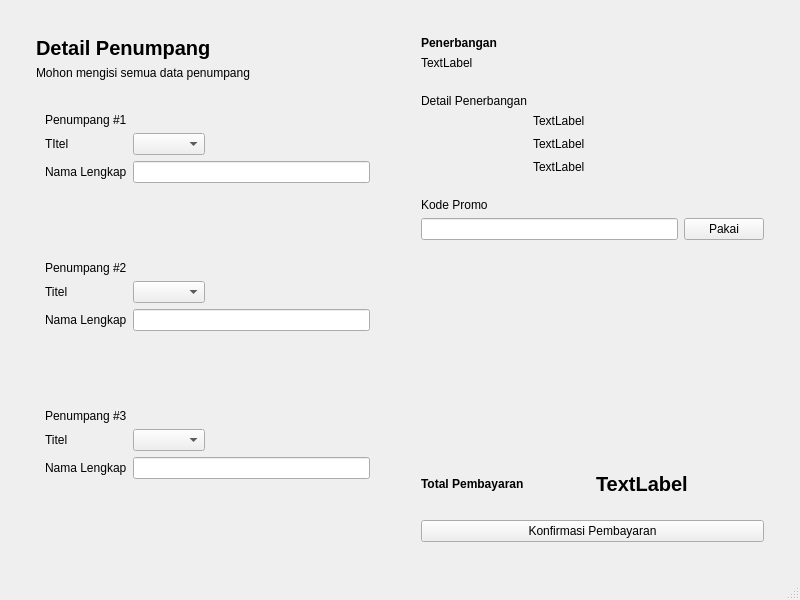
<?xml version="1.0" encoding="UTF-8"?>
<ui version="4.0">
 <class>MainWindow</class>
 <widget class="QMainWindow" name="MainWindow">
  <property name="geometry">
   <rect>
    <x>0</x>
    <y>0</y>
    <width>800</width>
    <height>600</height>
   </rect>
  </property>
  <property name="windowTitle">
   <string>MainWindow</string>
  </property>
  <widget class="QWidget" name="centralwidget">
   <layout class="QVBoxLayout" name="verticalLayout">
    <item>
     <widget class="QWidget" name="widget" native="true">
      <layout class="QHBoxLayout" name="horizontalLayout">
       <item>
        <widget class="QWidget" name="widget_2" native="true">
         <layout class="QVBoxLayout" name="verticalLayout_2">
          <item>
           <widget class="QWidget" name="widget_4" native="true">
            <property name="maximumSize">
             <size>
              <width>16777215</width>
              <height>100</height>
             </size>
            </property>
            <layout class="QVBoxLayout" name="verticalLayout_3">
             <item>
              <widget class="QLabel" name="label_2">
               <property name="sizePolicy">
                <sizepolicy hsizetype="Maximum" vsizetype="Maximum">
                 <horstretch>0</horstretch>
                 <verstretch>0</verstretch>
                </sizepolicy>
               </property>
               <property name="styleSheet">
                <string notr="true">font-weight: bold; font-size: 20px;</string>
               </property>
               <property name="text">
                <string>Detail Penumpang</string>
               </property>
              </widget>
             </item>
             <item>
              <widget class="QLabel" name="label">
               <property name="sizePolicy">
                <sizepolicy hsizetype="Maximum" vsizetype="Maximum">
                 <horstretch>0</horstretch>
                 <verstretch>0</verstretch>
                </sizepolicy>
               </property>
               <property name="text">
                <string>Mohon mengisi semua data penumpang</string>
               </property>
              </widget>
             </item>
            </layout>
           </widget>
          </item>
          <item>
           <widget class="QWidget" name="widget_5" native="true">
            <layout class="QVBoxLayout" name="verticalLayout_4">
             <item>
              <widget class="QWidget" name="widget_6" native="true">
               <layout class="QGridLayout" name="gridLayout">
                <item row="2" column="0">
                 <widget class="QLabel" name="label_5">
                  <property name="sizePolicy">
                   <sizepolicy hsizetype="Maximum" vsizetype="Maximum">
                    <horstretch>0</horstretch>
                    <verstretch>0</verstretch>
                   </sizepolicy>
                  </property>
                  <property name="text">
                   <string>Nama Lengkap</string>
                  </property>
                 </widget>
                </item>
                <item row="1" column="2">
                 <spacer name="horizontalSpacer_3">
                  <property name="orientation">
                   <enum>Qt::Orientation::Horizontal</enum>
                  </property>
                  <property name="sizeHint" stdset="0">
                   <size>
                    <width>40</width>
                    <height>20</height>
                   </size>
                  </property>
                 </spacer>
                </item>
                <item row="1" column="0">
                 <widget class="QLabel" name="label_3">
                  <property name="sizePolicy">
                   <sizepolicy hsizetype="Maximum" vsizetype="Maximum">
                    <horstretch>0</horstretch>
                    <verstretch>0</verstretch>
                   </sizepolicy>
                  </property>
                  <property name="text">
                   <string>TItel</string>
                  </property>
                 </widget>
                </item>
                <item row="0" column="0">
                 <widget class="QLabel" name="label_4">
                  <property name="sizePolicy">
                   <sizepolicy hsizetype="Maximum" vsizetype="Maximum">
                    <horstretch>0</horstretch>
                    <verstretch>0</verstretch>
                   </sizepolicy>
                  </property>
                  <property name="text">
                   <string>Penumpang #1</string>
                  </property>
                 </widget>
                </item>
                <item row="1" column="1">
                 <widget class="QComboBox" name="comboBox">
                  <property name="sizePolicy">
                   <sizepolicy hsizetype="Preferred" vsizetype="Fixed">
                    <horstretch>0</horstretch>
                    <verstretch>0</verstretch>
                   </sizepolicy>
                  </property>
                  <property name="maximumSize">
                   <size>
                    <width>150</width>
                    <height>16777215</height>
                   </size>
                  </property>
                 </widget>
                </item>
                <item row="3" column="0">
                 <spacer name="verticalSpacer_4">
                  <property name="orientation">
                   <enum>Qt::Orientation::Vertical</enum>
                  </property>
                  <property name="sizeHint" stdset="0">
                   <size>
                    <width>20</width>
                    <height>40</height>
                   </size>
                  </property>
                 </spacer>
                </item>
                <item row="2" column="1" colspan="2">
                 <widget class="QLineEdit" name="lineEdit">
                  <property name="sizePolicy">
                   <sizepolicy hsizetype="Expanding" vsizetype="Fixed">
                    <horstretch>0</horstretch>
                    <verstretch>0</verstretch>
                   </sizepolicy>
                  </property>
                  <property name="maximumSize">
                   <size>
                    <width>400</width>
                    <height>16777215</height>
                   </size>
                  </property>
                 </widget>
                </item>
               </layout>
              </widget>
             </item>
             <item>
              <widget class="QWidget" name="widget_8" native="true">
               <layout class="QGridLayout" name="gridLayout_2">
                <item row="3" column="0">
                 <widget class="QLabel" name="label_8">
                  <property name="sizePolicy">
                   <sizepolicy hsizetype="Maximum" vsizetype="Preferred">
                    <horstretch>0</horstretch>
                    <verstretch>0</verstretch>
                   </sizepolicy>
                  </property>
                  <property name="text">
                   <string>Nama Lengkap</string>
                  </property>
                 </widget>
                </item>
                <item row="1" column="1">
                 <widget class="QComboBox" name="comboBox_2">
                  <property name="maximumSize">
                   <size>
                    <width>150</width>
                    <height>16777215</height>
                   </size>
                  </property>
                 </widget>
                </item>
                <item row="0" column="0">
                 <widget class="QLabel" name="label_6">
                  <property name="sizePolicy">
                   <sizepolicy hsizetype="Maximum" vsizetype="Preferred">
                    <horstretch>0</horstretch>
                    <verstretch>0</verstretch>
                   </sizepolicy>
                  </property>
                  <property name="text">
                   <string>Penumpang #2</string>
                  </property>
                 </widget>
                </item>
                <item row="1" column="0">
                 <widget class="QLabel" name="label_7">
                  <property name="sizePolicy">
                   <sizepolicy hsizetype="Maximum" vsizetype="Preferred">
                    <horstretch>0</horstretch>
                    <verstretch>0</verstretch>
                   </sizepolicy>
                  </property>
                  <property name="text">
                   <string>Titel</string>
                  </property>
                 </widget>
                </item>
                <item row="1" column="2">
                 <spacer name="horizontalSpacer_2">
                  <property name="orientation">
                   <enum>Qt::Orientation::Horizontal</enum>
                  </property>
                  <property name="sizeHint" stdset="0">
                   <size>
                    <width>40</width>
                    <height>20</height>
                   </size>
                  </property>
                 </spacer>
                </item>
                <item row="4" column="0">
                 <spacer name="verticalSpacer_3">
                  <property name="orientation">
                   <enum>Qt::Orientation::Vertical</enum>
                  </property>
                  <property name="sizeHint" stdset="0">
                   <size>
                    <width>20</width>
                    <height>40</height>
                   </size>
                  </property>
                 </spacer>
                </item>
                <item row="3" column="1" colspan="2">
                 <widget class="QLineEdit" name="lineEdit_2">
                  <property name="sizePolicy">
                   <sizepolicy hsizetype="Expanding" vsizetype="Fixed">
                    <horstretch>0</horstretch>
                    <verstretch>0</verstretch>
                   </sizepolicy>
                  </property>
                  <property name="maximumSize">
                   <size>
                    <width>400</width>
                    <height>16777215</height>
                   </size>
                  </property>
                 </widget>
                </item>
               </layout>
              </widget>
             </item>
             <item>
              <widget class="QWidget" name="widget_7" native="true">
               <layout class="QGridLayout" name="gridLayout_3">
                <item row="2" column="0">
                 <widget class="QLabel" name="label_11">
                  <property name="text">
                   <string>Nama Lengkap</string>
                  </property>
                 </widget>
                </item>
                <item row="1" column="1">
                 <widget class="QComboBox" name="comboBox_3">
                  <property name="maximumSize">
                   <size>
                    <width>150</width>
                    <height>16777215</height>
                   </size>
                  </property>
                 </widget>
                </item>
                <item row="1" column="0">
                 <widget class="QLabel" name="label_10">
                  <property name="text">
                   <string>Titel</string>
                  </property>
                 </widget>
                </item>
                <item row="1" column="2">
                 <spacer name="horizontalSpacer">
                  <property name="orientation">
                   <enum>Qt::Orientation::Horizontal</enum>
                  </property>
                  <property name="sizeHint" stdset="0">
                   <size>
                    <width>40</width>
                    <height>20</height>
                   </size>
                  </property>
                 </spacer>
                </item>
                <item row="0" column="0">
                 <widget class="QLabel" name="label_9">
                  <property name="sizePolicy">
                   <sizepolicy hsizetype="Maximum" vsizetype="Preferred">
                    <horstretch>0</horstretch>
                    <verstretch>0</verstretch>
                   </sizepolicy>
                  </property>
                  <property name="text">
                   <string>Penumpang #3</string>
                  </property>
                 </widget>
                </item>
                <item row="3" column="0">
                 <spacer name="verticalSpacer_2">
                  <property name="orientation">
                   <enum>Qt::Orientation::Vertical</enum>
                  </property>
                  <property name="sizeHint" stdset="0">
                   <size>
                    <width>20</width>
                    <height>40</height>
                   </size>
                  </property>
                 </spacer>
                </item>
                <item row="2" column="1" colspan="2">
                 <widget class="QLineEdit" name="lineEdit_3">
                  <property name="sizePolicy">
                   <sizepolicy hsizetype="Preferred" vsizetype="Fixed">
                    <horstretch>0</horstretch>
                    <verstretch>0</verstretch>
                   </sizepolicy>
                  </property>
                  <property name="maximumSize">
                   <size>
                    <width>400</width>
                    <height>16777215</height>
                   </size>
                  </property>
                 </widget>
                </item>
               </layout>
              </widget>
             </item>
            </layout>
           </widget>
          </item>
         </layout>
        </widget>
       </item>
       <item>
        <widget class="QWidget" name="widget_3" native="true">
         <property name="sizePolicy">
          <sizepolicy hsizetype="Expanding" vsizetype="Preferred">
           <horstretch>0</horstretch>
           <verstretch>0</verstretch>
          </sizepolicy>
         </property>
         <property name="maximumSize">
          <size>
           <width>400</width>
           <height>16777215</height>
          </size>
         </property>
         <layout class="QVBoxLayout" name="verticalLayout_5">
          <item>
           <widget class="QWidget" name="widget_9" native="true">
            <layout class="QVBoxLayout" name="verticalLayout_6">
             <item>
              <widget class="QLabel" name="label_12">
               <property name="styleSheet">
                <string notr="true">font-weight: bold;</string>
               </property>
               <property name="text">
                <string>Penerbangan</string>
               </property>
              </widget>
             </item>
             <item>
              <widget class="QLabel" name="label_13">
               <property name="text">
                <string>TextLabel</string>
               </property>
              </widget>
             </item>
            </layout>
           </widget>
          </item>
          <item>
           <widget class="QWidget" name="widget_14" native="true">
            <layout class="QGridLayout" name="gridLayout_5">
             <item row="1" column="0">
              <widget class="QLabel" name="label_17">
               <property name="sizePolicy">
                <sizepolicy hsizetype="Maximum" vsizetype="Maximum">
                 <horstretch>0</horstretch>
                 <verstretch>0</verstretch>
                </sizepolicy>
               </property>
               <property name="maximumSize">
                <size>
                 <width>24</width>
                 <height>24</height>
                </size>
               </property>
               <property name="text">
                <string/>
               </property>
               <property name="pixmap">
                <pixmap>../../../../../../Documents/SOAL LKS 25/SOAL LKS 25/IT SOFTWARE SOLUTION/Resources/Icons/calendar-unselected-72.png</pixmap>
               </property>
               <property name="scaledContents">
                <bool>true</bool>
               </property>
              </widget>
             </item>
             <item row="0" column="0">
              <widget class="QLabel" name="label_14">
               <property name="text">
                <string>Detail Penerbangan</string>
               </property>
              </widget>
             </item>
             <item row="2" column="0">
              <widget class="QLabel" name="label_15">
               <property name="sizePolicy">
                <sizepolicy hsizetype="Maximum" vsizetype="Maximum">
                 <horstretch>0</horstretch>
                 <verstretch>0</verstretch>
                </sizepolicy>
               </property>
               <property name="maximumSize">
                <size>
                 <width>24</width>
                 <height>24</height>
                </size>
               </property>
               <property name="text">
                <string/>
               </property>
               <property name="pixmap">
                <pixmap>../../../../../../Documents/SOAL LKS 25/SOAL LKS 25/IT SOFTWARE SOLUTION/Resources/Icons/time-five-regular-72.png</pixmap>
               </property>
               <property name="scaledContents">
                <bool>true</bool>
               </property>
              </widget>
             </item>
             <item row="2" column="2">
              <spacer name="horizontalSpacer_4">
               <property name="orientation">
                <enum>Qt::Orientation::Horizontal</enum>
               </property>
               <property name="sizeHint" stdset="0">
                <size>
                 <width>40</width>
                 <height>20</height>
                </size>
               </property>
              </spacer>
             </item>
             <item row="2" column="1">
              <widget class="QLabel" name="label_22">
               <property name="sizePolicy">
                <sizepolicy hsizetype="Maximum" vsizetype="Preferred">
                 <horstretch>0</horstretch>
                 <verstretch>0</verstretch>
                </sizepolicy>
               </property>
               <property name="text">
                <string>TextLabel</string>
               </property>
              </widget>
             </item>
             <item row="3" column="0">
              <widget class="QLabel" name="label_16">
               <property name="sizePolicy">
                <sizepolicy hsizetype="Maximum" vsizetype="Preferred">
                 <horstretch>0</horstretch>
                 <verstretch>0</verstretch>
                </sizepolicy>
               </property>
               <property name="maximumSize">
                <size>
                 <width>24</width>
                 <height>24</height>
                </size>
               </property>
               <property name="text">
                <string/>
               </property>
               <property name="pixmap">
                <pixmap>../../../../../../Documents/SOAL LKS 25/SOAL LKS 25/IT SOFTWARE SOLUTION/Resources/Icons/group-regular-72.png</pixmap>
               </property>
               <property name="scaledContents">
                <bool>true</bool>
               </property>
              </widget>
             </item>
             <item row="1" column="1">
              <widget class="QLabel" name="label_21">
               <property name="sizePolicy">
                <sizepolicy hsizetype="Maximum" vsizetype="Preferred">
                 <horstretch>0</horstretch>
                 <verstretch>0</verstretch>
                </sizepolicy>
               </property>
               <property name="text">
                <string>TextLabel</string>
               </property>
              </widget>
             </item>
             <item row="3" column="1">
              <widget class="QLabel" name="label_23">
               <property name="sizePolicy">
                <sizepolicy hsizetype="Maximum" vsizetype="Preferred">
                 <horstretch>0</horstretch>
                 <verstretch>0</verstretch>
                </sizepolicy>
               </property>
               <property name="text">
                <string>TextLabel</string>
               </property>
              </widget>
             </item>
            </layout>
           </widget>
          </item>
          <item>
           <widget class="QWidget" name="widget_13" native="true">
            <layout class="QGridLayout" name="gridLayout_4">
             <item row="1" column="0">
              <widget class="QLineEdit" name="lineEdit_4"/>
             </item>
             <item row="1" column="1">
              <widget class="QPushButton" name="pushButton">
               <property name="text">
                <string>Pakai</string>
               </property>
              </widget>
             </item>
             <item row="0" column="0">
              <widget class="QLabel" name="label_18">
               <property name="text">
                <string>Kode Promo</string>
               </property>
              </widget>
             </item>
            </layout>
           </widget>
          </item>
          <item>
           <spacer name="verticalSpacer">
            <property name="orientation">
             <enum>Qt::Orientation::Vertical</enum>
            </property>
            <property name="sizeHint" stdset="0">
             <size>
              <width>20</width>
              <height>40</height>
             </size>
            </property>
           </spacer>
          </item>
          <item>
           <widget class="QWidget" name="widget_10" native="true">
            <property name="sizePolicy">
             <sizepolicy hsizetype="Preferred" vsizetype="Maximum">
              <horstretch>0</horstretch>
              <verstretch>0</verstretch>
             </sizepolicy>
            </property>
            <layout class="QHBoxLayout" name="horizontalLayout_2">
             <item>
              <widget class="QLabel" name="label_19">
               <property name="sizePolicy">
                <sizepolicy hsizetype="Preferred" vsizetype="Maximum">
                 <horstretch>0</horstretch>
                 <verstretch>0</verstretch>
                </sizepolicy>
               </property>
               <property name="styleSheet">
                <string notr="true">font-weight: bold;</string>
               </property>
               <property name="text">
                <string>Total Pembayaran</string>
               </property>
              </widget>
             </item>
             <item>
              <widget class="QLabel" name="label_20">
               <property name="sizePolicy">
                <sizepolicy hsizetype="Preferred" vsizetype="Maximum">
                 <horstretch>0</horstretch>
                 <verstretch>0</verstretch>
                </sizepolicy>
               </property>
               <property name="styleSheet">
                <string notr="true">font-weight: bold; font-size: 20px;</string>
               </property>
               <property name="text">
                <string>TextLabel</string>
               </property>
              </widget>
             </item>
            </layout>
           </widget>
          </item>
          <item>
           <widget class="QWidget" name="widget_11" native="true">
            <property name="sizePolicy">
             <sizepolicy hsizetype="Preferred" vsizetype="Maximum">
              <horstretch>0</horstretch>
              <verstretch>0</verstretch>
             </sizepolicy>
            </property>
            <layout class="QVBoxLayout" name="verticalLayout_8">
             <item>
              <widget class="QPushButton" name="pushButton_2">
               <property name="text">
                <string>Konfirmasi Pembayaran</string>
               </property>
              </widget>
             </item>
            </layout>
           </widget>
          </item>
         </layout>
        </widget>
       </item>
      </layout>
     </widget>
    </item>
   </layout>
  </widget>
  <widget class="QMenuBar" name="menubar">
   <property name="geometry">
    <rect>
     <x>0</x>
     <y>0</y>
     <width>800</width>
     <height>33</height>
    </rect>
   </property>
  </widget>
  <widget class="QStatusBar" name="statusbar"/>
 </widget>
 <resources/>
 <connections/>
</ui>
